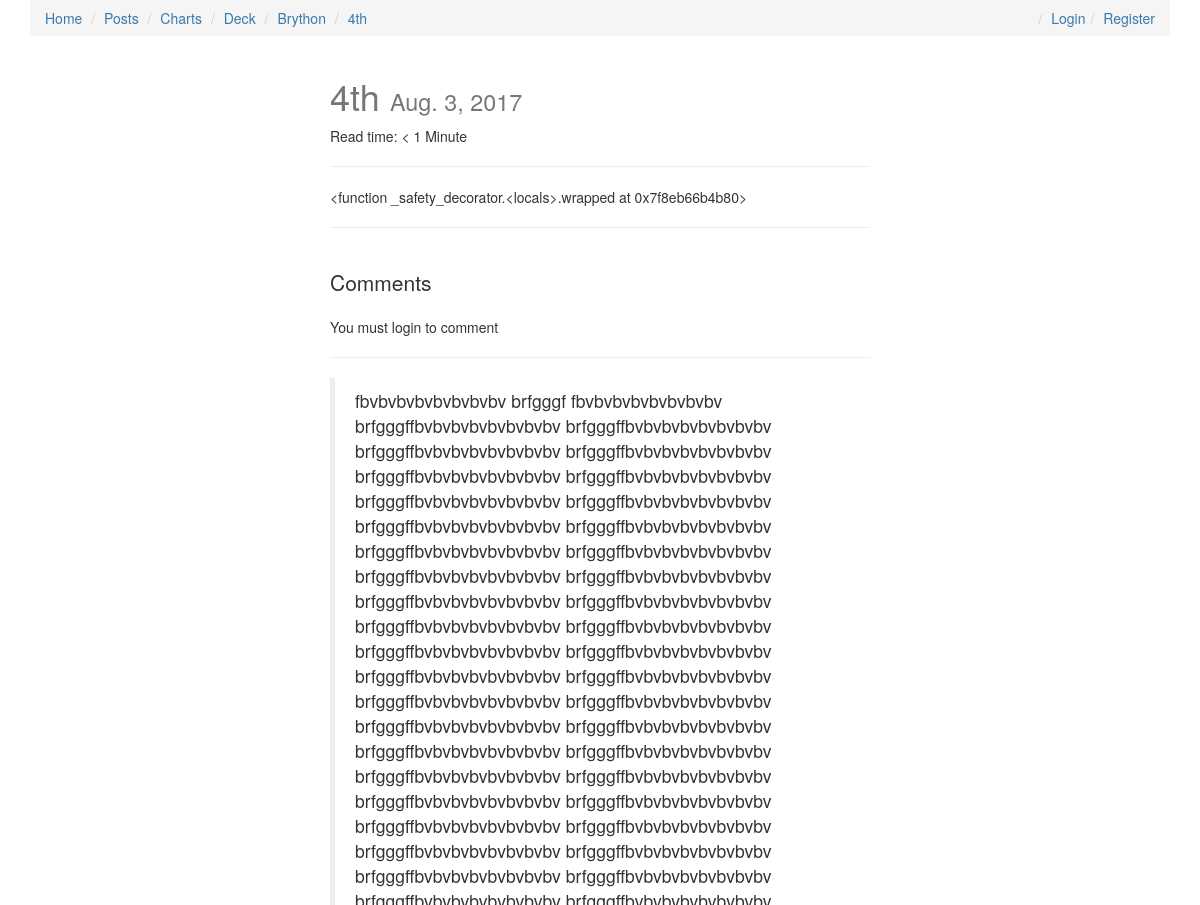
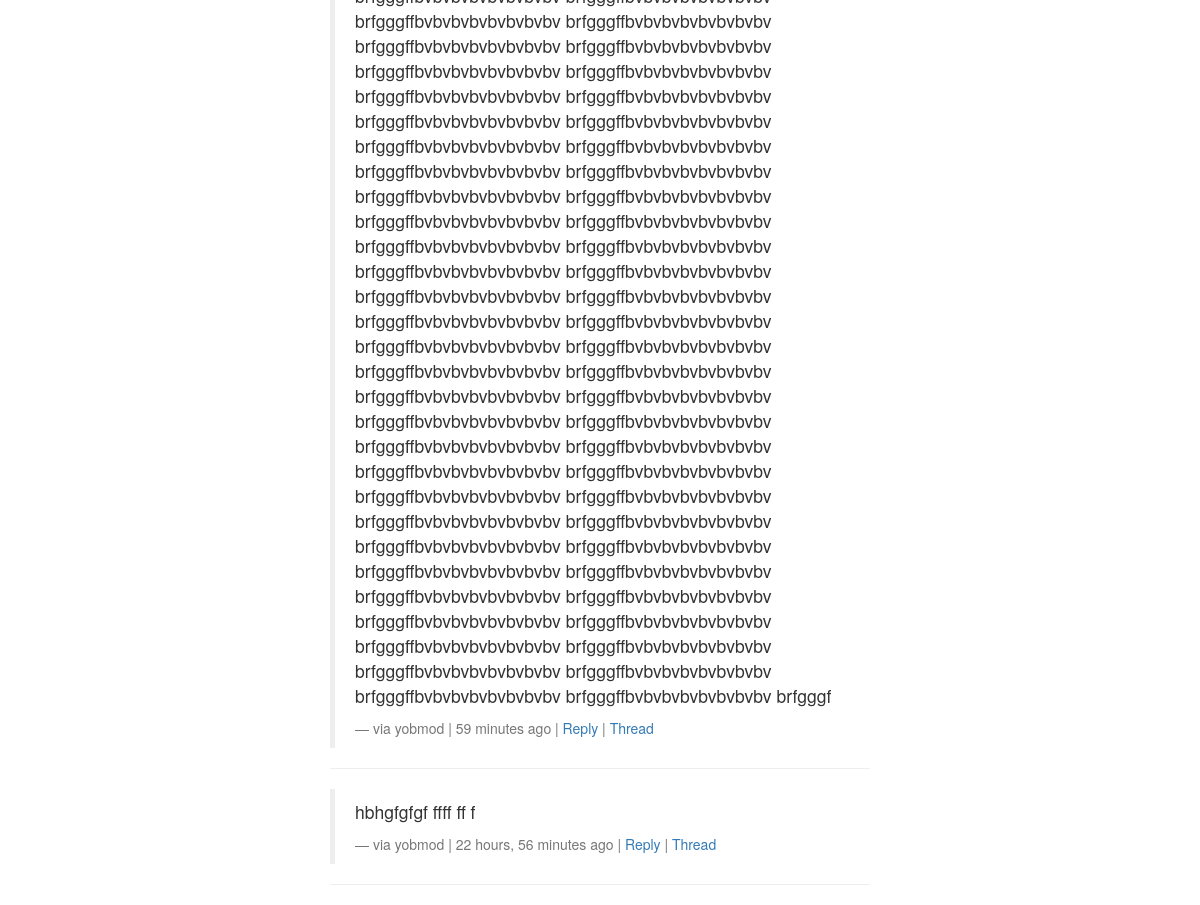
The app's page /posts/4/ with its own data (2 pictures, top to bottom).
### posts/models.py (models this page shows, shortened)
class Post(models.Model):
    user = models.ForeignKey(settings.AUTH_USER_MODEL, default=1, on_delete=models.CASCADE)
    title = models.CharField(max_length=120)
    slug = models.SlugField(unique=True)
    image = models.ImageField(upload_to=upload_location,
            null=True,
            blank=True,
            width_field="width_field",
            height_field="height_field")
    height_field = models.IntegerField(default=0)
    width_field = models.IntegerField(default=0)
    content = models.TextField()
    draft = models.BooleanField(default=False)
    publish = models.DateField(auto_now=False, auto_now_add=False)
    read_time =  models.IntegerField(default=0) # models.TimeField(null=True, blank=True) #assume minutes
    updated = models.DateTimeField(auto_now=True, auto_now_add=False)
    timestamp = models.DateTimeField(auto_now=False, auto_now_add=True)
    objects = PostManager()
    def get_absolute_url(self):
        return reverse("posts:detail", kwargs={"slug": self.slug})
    class Meta:
        ordering = ["-timestamp", "-updated"]
    def get_markdown(self):
        content = self.content
        markdown_text = markdown(content)
        return mark_safe(markdown_text)
    @property
    def comments(self):
        instance = self
        qs = Comment.objects.filter_by_instance(instance)
        return qs
    @property
    def get_content_type(self):
        instance = self
        content_type = ContentType.objects.get_for_model(instance.__class__)
        return content_type

### comments/models.py (models this page shows, shortened)
class Comment(models.Model):
	user        = models.ForeignKey(settings.AUTH_USER_MODEL, default=1, on_delete=models.CASCADE)
	content_type = models.ForeignKey(ContentType, on_delete=models.CASCADE)
	object_id = models.PositiveIntegerField()
	content_object = GenericForeignKey('content_type', 'object_id')
	parent      = models.ForeignKey("self", null=True, blank=True,on_delete=models.CASCADE)
	content     = models.TextField()
	timestamp   = models.DateTimeField(auto_now_add=True)
	objects = CommentManager()
	class Meta:
		ordering = ['-timestamp']
	def get_absolute_url(self):
		return reverse("comments:thread", kwargs={"id": self.id})
	def children(self): #replies
		return Comment.objects.filter(parent=self)

### posts/views.py (the view, shortened to what this page needs)
# urls.py: url(r'^(?P<slug>[\w-]+)/$', post_detail, name='detail'),
def post_detail(request, slug=None):
	instance = get_object_or_404(Post, slug=slug)
	if instance.publish > timezone.now().date() or instance.draft:
		if not request.user.is_staff or not request.user.is_superuser:
			raise Http404
	share_string = quote_plus(instance.content)
	initial_data = {
			"content_type": instance.get_content_type,
			"object_id": instance.id
	}
	form = CommentForm(request.POST or None, initial=initial_data)
	comments = instance.comments
	context = {
		"title": instance.title,
		"instance": instance,
		"share_string": share_string,
		"comments": comments,
		"comment_form":form,
	}
	return render(request, "post_detail.html", context)

### comments/models.py (called while the page is built)
	def filter_by_instance(self, instance):
		content_type = ContentType.objects.get_for_model(instance.__class__)
		obj_id = instance.id
		qs = super(CommentManager, self).filter(content_type=content_type, object_id= obj_id).filter(parent=None)
		return qs

### posts/templatetags/urlify.py (called while the page is built)
@register.filter
def urlify(value):
    return quote_plus(value)

### templates/post_detail.html (shortened to what this page needs)
{% extends "base/base.html" %}
{% load urlify %}
{% load crispy_forms_tags %}
 {% block post_detail_link %}
  <li><a href='{{ instance.get_absolute_url }}'>{{ instance.title }}</a></li>
  {% endblock %}
{% block content %}
<div class='col-sm-6 col-sm-offset-3'>
<h1>{{ title }} <small>{% if instance.draft %}<span style='color:red;'>Draft</span> {% endif %}{{ instance.publish }}</small></h1>
<p>Read time: {% if instance.read_time <= 1 %} < 1 Minute {% else %}{{ instance.read_time }} minutes {% endif %}</p>
<p><div class="fb-like" data-href="{{ request.build_absolute_uri }}" data-layout="button_count" data-action="like" data-show-faces="true" data-share="true"></div>
<hr/>
</p>
<div class='row'>
<div class='col-sm-12 '>
   <div class='post-detail-item'>{{ instance.get_markdown }}</div>
    <hr/>
    <br/>
    <div>
        <p class='lead'>Comments</p>
        {% if request.user.is_authenticated %}
        <form method="POST" action="."> {% csrf_token %}
            {{ comment_form|crispy }}
            <input type='submit' value='Post comment' class='btn btn-default'>
        </form>
        {% else %}
        <p>You must login to comment </p>
        {% endif %}
        <hr/>
        {% for comment in comments %}
        <blockquote>
          <p>{{ comment.content }}</p>
          <footer>via {{ comment.user }} | {{ comment.timestamp|timesince }} ago |  <a class='comment-reply-btn' href='#'>Reply</a> | <a class='' href='{{ comment.get_absolute_url }}'>Thread</a></footer>
        </blockquote>
        <hr/>
        {% endfor %}
    </div>
</div>
</div>
</div>
{% endblock content %}

### static/css/base.css (style rules this page uses)
h1 { color: #777777; }

### records on screen
Post: title "4th", publish "Aug. 3, 2017", get_markdown "<function _safety_decorator.<locals>.wrapped at 0x7f8eb66b4b80>"
Comment: content "fbvbvbvbvbvbvbvbv brfgggf fbvbvbvbvbvbvbvbv brfgggffbvbvbvbvbvbvbvbv brfgggffbvbvbvbvbvbvbvbv brfgggffbvbvbvbvbvbvbvbv brfgggffbvbvbvbvbvbvbvbv brfgggffbvbvbvbvbvbvbvbv brfgggffbvbvbvbvbvbvbvbv brfgggffbvbvbvbvbvbvbvbv brfgggffbvbvbvbvbvbvbvbv brfgggffbvbvbvbvbvbvbvbv brfgggffbvbvbvbvbvbvbvbv brfgggffbvbvbvbvbvbvbvbv brfgggffbvbvbvbvbvbvbvbv brfgggffbvbvbvbvbvbvbvbv brfgggffbvbvbvbvbvbvbvbv brfgggffbvbvbvbvbvbvbvbv brfgggffbvbvbvbvbvbvbvbv brfgggffbvbvbvbvbvbvbvbv brfgggffbvbvbvbvbvbvbvbv brfgggffbvbvbvbvbvbvbvbv brfgggffbvbvbvbvbvbvbvbv brfgggffbvbvbvbvbvbvbvbv brfgggffbvbvbvbvbvbvbvbv brfgggffbvbvbvbvbvbvbvbv brfgggffbvbvbvbvbvbvbvbv brfgggffbvbvbvbvbvbvbvbv brfgggffbvbvbvbvbvbvbvbv…", user "yobmod", timestamp "59 minutes"
Comment: content "hbhgfgfgf ffff ff f", user "yobmod", timestamp "22 hours, 56 minutes"
